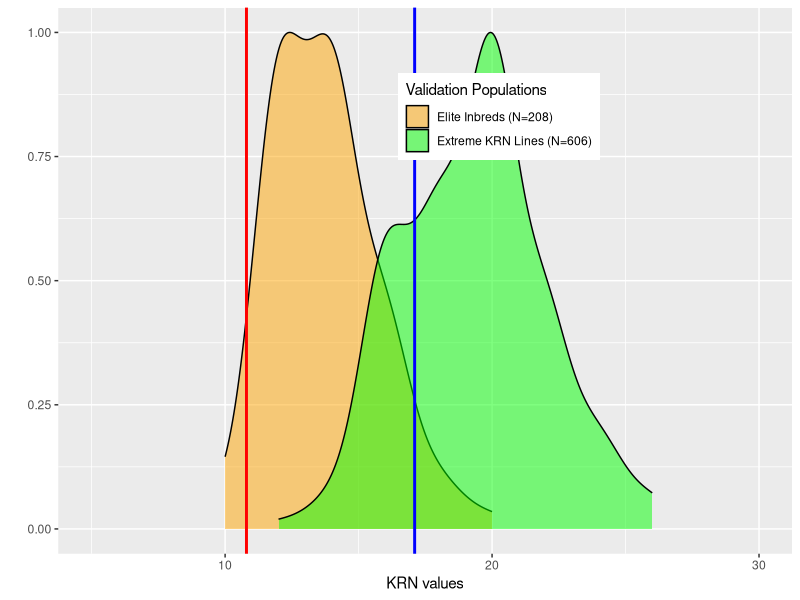
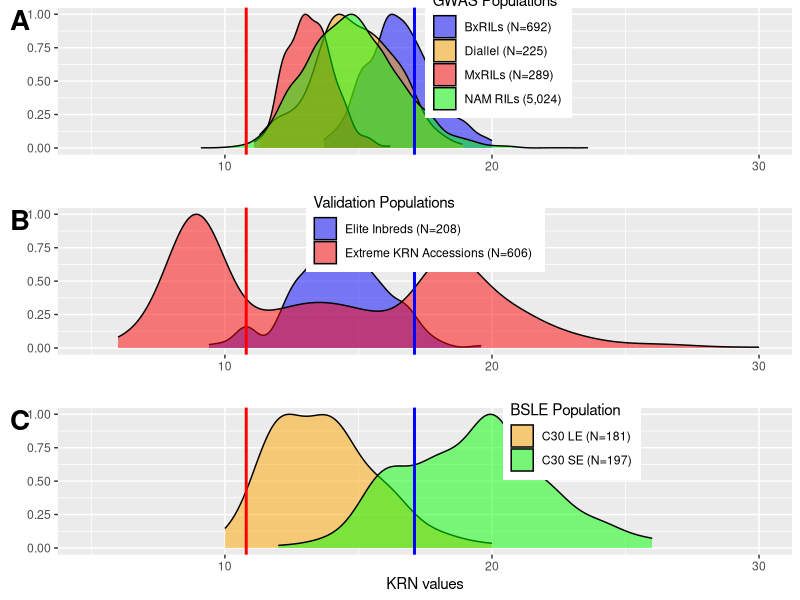

Here is the R script that generated these plots, in order:
## ---- chunk 1
knitr::opts_chunk$set(echo = TRUE) 
knitr::opts_knit$set(root.dir=normalizePath('../')) 
#library(tidyverse)
#library("sommer")
#Read Meta data

## ---- chunk 2
pheno <- read.csv("data/S1.KRN_phenotype_N7332.csv")


library("ggplot2")
library("cowplot")

#par(mar=c(5,4,4,2))
par(font=2, font.lab=2, font.axis=2)
fsize = 16 # absolute font size

makeTransparent = function(..., alpha=0.5) {

  if(alpha<0 | alpha>1) stop("alpha must be between 0 and 1")
  alpha = floor(255*alpha)  
  newColor = col2rgb(col=unlist(list(...)), alpha=FALSE)
  .makeTransparent = function(col, alpha) {
    rgb(red=col[1], green=col[2], blue=col[3], alpha=alpha, maxColorValue=255)
  }
  newColor = apply(newColor, 2, .makeTransparent, alpha=alpha)
  return(newColor)
}

## get colors
mycols <- makeTransparent(c("blue", "orange", "red", "green"), alpha=0.5)

ph1 <- subset(pheno, type %in% "GWAS population")
p1 <- ggplot(data=ph1) +
    geom_density(aes(x= KRN, y=..scaled.., fill= as.factor(Population)), trim=TRUE ) +
    #guides(color=guide_legend("GWAS Population"))
    #labs(y=NULL, fill="Traits") +
    scale_fill_manual("GWAS Populations", 
                        values = mycols,
                      labels=c("BxRILs (N=692)", "Diallel (N=225)", "MxRILs (N=289)", "NAM RILs (5,024)")) +
    guides(alpha=FALSE) +
    theme(legend.position = c(0.6, 0.7) ) +
    geom_vline(xintercept = c(10.8, 17.1), color=c("red", "blue"), size=1) +
    xlim(5, 30) + 
    xlab("") +
    ylab("")
    
ph21 <- subset(pheno, type %in% "validation population" & Population %in% "Elite Inbred lines")
ph22 <- subset(pheno, type %in% "validation population" & Population %in% "USDA germplasm")

# range(subset(ph22, Genotype %in% "High KRN")$KRN)
range(subset(ph22, Genotype %in% "Low KRN")$KRN, na.rm=T)
ph2 <- rbind(ph21, ph22)

p2 <- ggplot(data=ph2) +
    geom_density(aes(x= KRN, y=..scaled.., fill= as.factor(Population)), trim=TRUE, adjust = .8) +
    scale_fill_manual("Validation Populations", 
                        values = mycols[c(1,3)],
                      labels=c("Elite Inbreds (N=208)", "Extreme KRN Accessions (N=606)")) +
    guides(alpha=FALSE) + 
    theme(legend.position = c(0.5, 0.85)) +
    geom_vline(xintercept = c(10.8, 17.1), color=c("red", "blue"), size=1) +
    xlim(5, 30) + 
    #xlab("KRN values") + 
    xlab("") +
    ylab("")
    
b <- read.csv("GWAS3_proj/data/S.table8.4_BSLE_pheno.csv")
b$KRN <- as.numeric(as.character(b$KRN))
b$CL <- as.numeric(as.character(b$CL))

p3 <- ggplot(data=b) +
    geom_density(aes(x= KRN, y=..scaled.., fill= as.factor(Genotype)), trim=TRUE, adjust = 2) +
    scale_fill_manual("BSLE Population", 
                        values = mycols[c(2,4)],
                      labels=c("C30 LE (N=181)", "C30 SE (N=197)")) +
    guides(alpha=FALSE) + 
    theme(legend.position = c(0.7, 0.8)) +
    geom_vline(xintercept = c(10.8, 17.1), color=c("red", "blue"), size=1) +
    xlim(5, 30) + 
    xlab("KRN values") + 
    ylab("")

pdf("graphs/Figure1_phenotype.pdf", width=7, height=10)
plot_grid(p1, p2, p3, labels = c("A", "B", "C"), nrow=3, align="v", label_size = 20)
dev.off()

## ---- chunk 3
b <- read.csv("GWAS3_proj/data/S.table8.4_BSLE_pheno.csv")
b$KRN <- as.numeric(as.character(b$KRN))
b$CL <- as.numeric(as.character(b$CL))

p3 <- ggplot(data=b) +
    geom_density(aes(x= KRN, y=..scaled.., fill= as.factor(Genotype)), trim=TRUE, adjust = 2) +
    scale_fill_manual("Validation Populations", 
                        values = mycols[c(2,4)],
                      labels=c("Elite Inbreds (N=208)", "Extreme KRN Lines (N=606)")) +
    guides(alpha=FALSE) + 
    theme(legend.position = c(0.6, 0.8)) +
    geom_vline(xintercept = c(10.8, 17.1), color=c("red", "blue"), size=1) +
    xlim(5, 30) + 
    xlab("KRN values") + 
    ylab("")
    
p3
